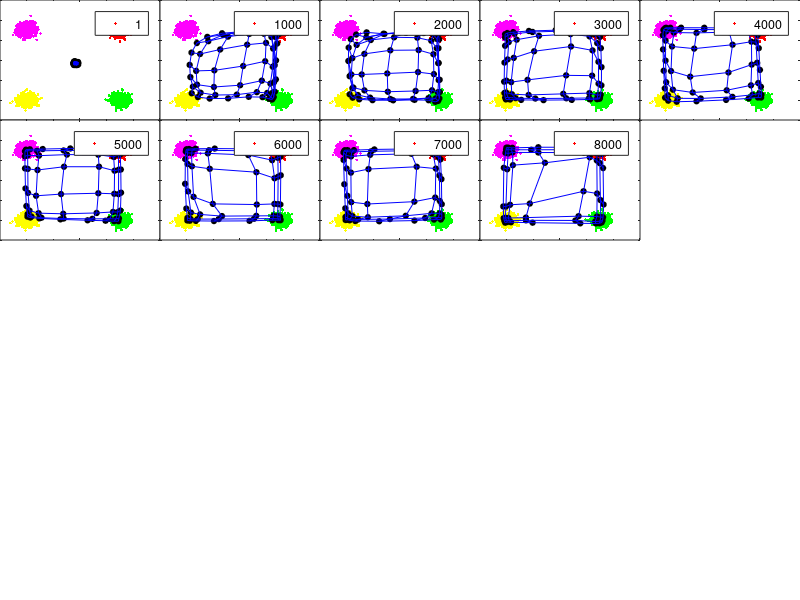
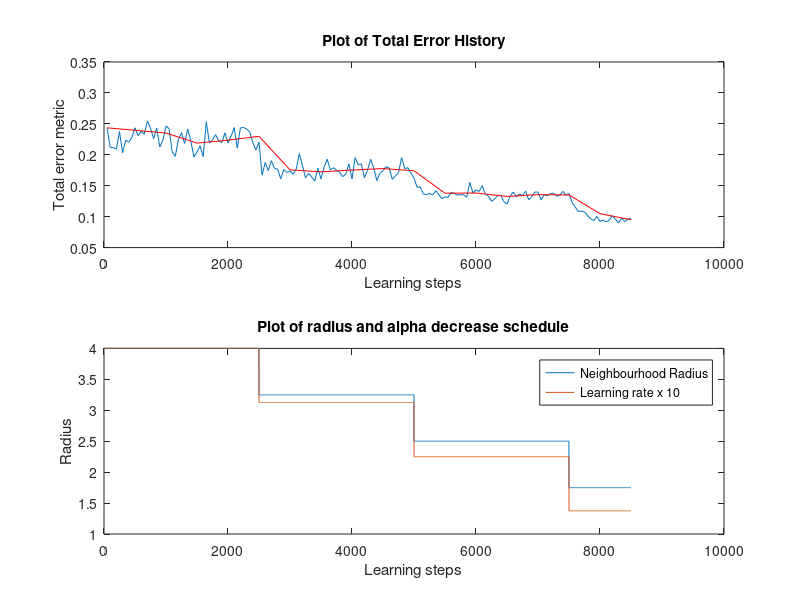

The MATLAB script that drew these images, in order:
% SOM for 2d gaussians
function SOM2
% Prashant Kalvapalle
% Comp 504 HW6 - Base code for all problems
% close 1;
% NOTE : Initial (and final) lattice is a cell representation, In the function it is
% used as a multi-dimensional matrix

latticeSize = [8 8];
initRadius = max(latticeSize)/2; % Initial radius of influence

numIters = 24000; % number of learning steps
alphaI = .4; % learning rate

nEmbedEval = 50; % Evaluating the embedding and topology every nEmbedEval number of learning steps
tolerance = .1;  % Convergence criteria for total error

% Input data entry
dataInput = [createGaussians([2 1000],.1,[7 7]), createGaussians([2 1000],.1,[0 7]), createGaussians([2 1000],.1,[7 0]), createGaussians([2 1000],.1,[0 0]),]; % each COLUMN is a data vector
dI = reshape(dataInput',[],4,2); % resheped to give data classes in columns, and data co-ordinates in 3rd dimension

dimDataInput = size(dataInput,1); % gives the dimensionality of data space
lattice = createInitLattice(dimDataInput,latticeSize, mean(dataInput,2), std(dataInput,0,2)); % weights initialization

% Perform self organization
[finalLattice, stepsToConv, embedding, topology, avgEmbedding, avgTopology, totalError, avTotalError, radius, alpha] = selfOrganize(lattice,dataInput,dI,numIters,initRadius,alphaI,nEmbedEval,tolerance);

% % giving the final weights of the lattice in Cell form
% finalLatticeCell = mat2cell(finalLattice,ones(1,latticeSize(1)),ones(1,latticeSize(2)),2); finalLatticeCell = cellfun(@(x)reshape(x,2,1),finalLatticeCell,'un',0);

%% plotting density plot
% [densityLattice, ~, histoData] = calcDensityLattice(finalLattice,dataInput,size(latticeCell));
% densityLattice = mat2gray(densityLattice);
% figure; imagesc(densityLattice); colormap(flipud(gray)); colorbar; title('Density of Inputs mapped to each Prototype')

%% printing convergence steps
if stepsToConv < numIters
    disp(['SOM Converged in ',num2str(stepsToConv),' steps'])
else
    disp(['Maximum iterations exhausted = ',num2str(stepsToConv),' steps'])
end

%% plotting final prototype configuration w coloured known data classes
% plotFinalMap(dI,finalLattice,stepsToConv)

%% plotting histogram
% plotHistoChart(histoData);

%% plot other things related to embedding
plotErrorStuff(embedding,topology, avgEmbedding, avgTopology, totalError, avTotalError, radius,alpha,stepsToConv)

end


function [finalLattice, stepsToConv, embedding, topology, avgEmbedding, avgTopology, totalError, avTotalError, radiusVec, alphaVec] = selfOrganize(lattice,dataInput,dI,numIters,initRadius,alphaI,nEmbedEval,tolerance)
% the self organizing map steps here
checkLength = 5;

r = (1:size(lattice,1))';c = 1:size(lattice,2);
latticeIndices(:,:,1) = r(:,ones(1,size(lattice,2))); latticeIndices(:,:,2) = c(ones(1,size(lattice,1)),:);  % latticeIndices : holds the i,j indices of the 2d lattice space

% % Initial parameters
% radius = initRadius;
% alpha = alphaI;

% plotting initial weights
plotMappings(dI,lattice,1,1)
dum = 2;

radiusSteps = initRadius:-(initRadius-1)/4:1;
alphaSteps = alphaI:-(alphaI - .05)/4 :.05;

% [~, oldMapData, ~] = calcDensityLattice(lattice,dataInput,size(latticeCell)); % table of the prototype where each data point maps
stepsToConv = numIters;
embedding = ones(6,numIters/nEmbedEval); topology = ones(1,numIters/nEmbedEval); totalError = topology;
avgEmbedding = ones(2,numIters/(nEmbedEval * 10)); avgTopology =  ones(1,numIters/(nEmbedEval * 10)); avTotalError = avgTopology; indexEmbedAvg = 1;
radiusVec = zeros(1,numIters); alphaVec = radiusVec;
progress = 1;

for i = 1:numIters
    %     radius = initRadius; % can do decay here
    %     embedding(:,i) = calcEmbed(dataInput, lattice); embedding(6,i) = i;
    %% Hard coded scheduling of radius and learning rate
%     decayIters = 10000;
%     radius = initRadius * ((i <= decayIters/5) + .8 * (i > decayIters/5 & i <= decayIters/2) + .5 * (i > decayIters/2 & i <= decayIters*.8)+ .2 * (i > decayIters*.8));
%     alpha = alphaI * ((i <= decayIters/10) + .5 * (i > decayIters/10 & i <= decayIters/2.5) + .125 * (i > decayIters/2.5 & i <= decayIters*.8)+ .025 * (i > decayIters*.8));
%     
%     radiusVec(i) = radius; alphaVec(i) = alpha; 
    %% dynamic scheduling of radius and learning rate
    if ~mod(i/(nEmbedEval * 10),checkLength)     
        if totalError(1,indexEmbedAvg) >= .9 * mean(totalError(1,indexEmbedAvg-checkLength + 1:indexEmbedAvg))
            progress = min(progress + 1,5);
        end        
    end
        radiusVec(i) = radiusSteps(progress); radius = radiusVec(i);
        alphaVec(i) = alphaSteps(progress); alpha = alphaVec(i);
  
    %% pick an x (data point) randomly
    x = dataInput(:,randi(size(dataInput,2)));
    
    % find euclidian distances and difference between chosen x and all W's
    differenceMatrix = repmat(reshape(x,1,1,[]),[size(lattice,1),size(lattice,2),1]) - lattice; % a 3D matrix of difference between every weight and x
    distToXMatrix = sqrt(sum((differenceMatrix).^2,3)); % finding norm or eucledian distance
    
    % find the winner = c = [win_row win_col]
    [~, winner] = min(distToXMatrix(:)); [win_row, win_col] = ind2sub(size(distToXMatrix), winner);
    c = [win_row win_col];
    
    % make a neighbourhood function in a matrix
    neighbourhoodFn = makeNeighbourhoodFn(latticeIndices,c,radius);
    
    % update the weights - Learning rule
    lattice = lattice + alpha * repmat(neighbourhoodFn,[1,1,size(differenceMatrix,3)]) .* differenceMatrix;
    
    % Calculate embedding every nEmbedEval (~100) steps
    if mod(i,nEmbedEval) == 0
        indexEmbed = i/nEmbedEval;
        embedding(1:5,indexEmbed) = calcEmbed(dataInput, lattice); embedding(6,indexEmbed) = i;
        topology(1,indexEmbed)  = calcTopology(lattice,dataInput); 
        totalError(1,indexEmbed) = (embedding(1,indexEmbed) + topology(1,indexEmbed))/2;
    end
    
    % Averaging embedding every 10 data points (~1000 steps)
    if mod(i,nEmbedEval * 10) == 0
        indexEmbedAvg = i/(nEmbedEval * 10) + 1;
        avgEmbedding(1,indexEmbedAvg) = mean(embedding(1,indexEmbed - 9:indexEmbed)); avgEmbedding(2,indexEmbedAvg) = i;
        avgTopology(1,indexEmbedAvg)  = mean(topology(1,indexEmbed - 9:indexEmbed));  
        avTotalError(1,indexEmbedAvg) = (avgEmbedding(1,indexEmbedAvg) + avgTopology(1,indexEmbedAvg))/2; 
    end
    
    % making plots at particular learning steps as defined in the vector
%     if sum(i == [decayIters/10 decayIters/2 decayIters])
     if ~mod(i,1000)   
        % Plot the mapping and input data
        plotMappings(dI,lattice,i,dum)
        dum = dum + 1;
    end
    
    if avTotalError(1,indexEmbedAvg) < tolerance        
        embedding = embedding(:,totalError < 1); topology = topology(:,totalError < 1); totalError = totalError(totalError < 1);
        avgEmbedding = avgEmbedding(:,avTotalError < 1); avgTopology = avgTopology(:,avTotalError < 1); avTotalError = avTotalError(avTotalError < 1);
        radiusVec = radiusVec(radiusVec > 0); alphaVec = alphaVec(alphaVec > 0);
        stepsToConv = i;
        break
    end
end
finalLattice = lattice;
avgEmbedding(1,1) = embedding(1,1); avgEmbedding(2,1) = embedding(6,1);
avgTopology(1,1)  = topology(1,1);
avTotalError(1,1) = totalError(1,1);
end


function topologyMetric  = calcTopology(lattice,dataInput)
% calculates the neighbourhood of top two winners for some randomly sampled data points
% densityLattice = zeros(sizeOflatticeCell);
% histoData = zeros([sizeOflatticeCell,4]);
% seq = [ones(1,1000) 2*ones(1,1000) 3*ones(1,1000) 4*ones(1,1000)];
nPointsEval = .1 * size(dataInput,2); % what % of points to select to look at 

topologyMetric = 0; % mapData = zeros([2 size(dataInput,2)]);
randomizedDataInput = dataInput(:,randperm(size(dataInput,2)));

for i = 1:nPointsEval
    x = randomizedDataInput(:,i);
    
    % find euclidian distances and difference between chosen x and all W's
    differenceMatrix = repmat(reshape(x,1,1,[]),[size(lattice,1),size(lattice,2),1]) - lattice; % a 3D matrix
    distToXMatrix = sqrt(sum((differenceMatrix).^2,3)); % a 2D matrix for euclidian distances to x
    
    % find the winner = c = [win_row win_col]
    [~, winner] = min(distToXMatrix(:)); [win_row, win_col] = ind2sub(size(distToXMatrix), winner);
    c = [win_row win_col];
    
    % finding second winner
    distToXMatrix(c(1),c(2)) = inf;
    [~, winner2] = min(distToXMatrix(:)); [win2_row, win2_col] = ind2sub(size(distToXMatrix), winner2);
    c2 = [win2_row win2_col];
    topologyMetric = topologyMetric + (norm(abs(c - c2)) > sqrt(2));
    
%     % update the density lattice
%     densityLattice(c(1),c(2)) = densityLattice(c(1),c(2)) + 1;
%     mapData(:,i) = [win_row win_col];
%     histoWrite = ([1 0 0 0] * (i <= 1000) + [0 1 0 0] * (i > 1000 & i <= 2000) + [0 0 1 0] * (i > 2000 & i <= 3000) + [0 0 0 1] * (i > 3000 & i <= 4000));
%     histoData(c(1),c(2),:) = histoData(c(1),c(2),:) + (reshape(histoWrite,1,1,[]));
end
topologyMetric = topologyMetric/nPointsEval;
end


function neighbourhoodFn = makeNeighbourhoodFn(latticeIndices,c,radius)

distNeighbour = sum(abs(latticeIndices - repmat(reshape(c,1,1,[]),[size(latticeIndices,1),size(latticeIndices,2),1])),3); % Manhattan distance metric for the neighbourhood function
% EqDistNeighbour = sqrt(sum((latticeIndices - reshape(c,1,1,[])).^2,3)); % eucleidian distance metric for the neighbourhood function
neighbourhoodFn = exp(-((distNeighbour)./(radius)).^2);

end


function lattice = createInitLattice(dimDataInput,latticeSize, dataMean, dataSD)
% creates random weight vectors in a 3d matrix

meanMatrix = repmat(reshape(dataMean,1,1,[]),latticeSize);
sdMatrix = repmat(reshape(dataSD/10,1,1,[]),latticeSize);

lattice = rand([latticeSize dimDataInput]) .* sdMatrix + meanMatrix;
end


function x1 = createGaussians(dim,var,mean)
% creates a normal random vector with dim dimension. mean of first 2
% dimensions set by [mean1 mean2]
x1 = sqrt(var)*randn(dim(1),dim(2));
% x1=detrend(x1);
x1(1,:) = x1(1,:) + repmat(mean(1),[1,size(x1,2)]);
x1(2,:) = x1(2,:) + repmat(mean(2),[1,size(x1,2)]);
end


function embedding = calcEmbed(dataInput, lattice)
linearLattice = reshape(lattice,size(dataInput,1),[]);
mData = mean(dataInput,2);
vData = var(dataInput,0,2);
mProt = mean(linearLattice,2);
vProt = var(linearLattice,0,2);
embedding = [mData vData mProt vProt]'; embedding = mean(embedding,2);
% embedding = [(1 - mean(mProt./mData) + 1 - mean(vProt./vData))/2; embedding];
embedding = [ 1 - mean(vProt./vData); embedding];

end


function plotHistoChart(histoData)
figure;
m = size(histoData,1); n = size(histoData,2);
p = 1;
for j = 1:n
    for i = 1:m
        ax = axes('position',[(i-1)/m (n-j)/n 1/m 1/n]); hold on;
        hiss = reshape(histoData(i,j,:),1,4);
        colors = {'r', 'm', 'g', 'y'};
        % Plots different bars for each data type
        for k = 1:numel(hiss)
            bar(ax,k, hiss(k),colors{k});
        end
        ylim([0 200]);
        set(ax,'YTickLabel',[]);set(ax,'XTickLabel',[]);
        set(ax,'Box','on')
        %         set(gca,'Visible','off');
        %         set(gca,'position',[i/m (n-j)/n 1/m 1/n])
        p = p + 1;
        
    end
end
end

% function plotMappings(dI,lattice,i,dum)
% % Plot the mapping and input data in one subplot
% figure(1); subplot(2,2,dum);
% hold on;
% plot(dI(:,1,1),dI(:,1,2),'r.');  plot(dI(:,2,1),dI(:,2,2),'m.');  plot(dI(:,3,1),dI(:,3,2),'g.');  plot(dI(:,4,1),dI(:,4,2),'y.');
% plot(lattice(:,:,1),lattice(:,:,2),'ko','MarkerFaceColor','k','MarkerSize',4);
% plot(lattice(:,:,1),lattice(:,:,2),'b-'); plot(lattice(:,:,1)',lattice(:,:,2)','b-');
% xlabel('First data dimension'); ylabel('Second data dimension'); title(['',num2str(i),' Learning Steps'])
% % legend('Input data1','Input data2','Input data3','Input data4','Prototype vectors')
% 
% end

function plotMappings(dI,lattice,iter,dum)
% Plot the mapping and input data in one subplot
figure(1); 
r = 5; c = 5; 
i = ceil(dum/c); j = mod(dum - 1,c); % i = y axis (row) ; j = x axis (column)
% subplot(2,2,dum);
ax = axes('position',[(j)/c (r-i)/r 1/r 1/c]);
hold on;
plot(dI(:,1,1),dI(:,1,2),'r.');  plot(dI(:,2,1),dI(:,2,2),'m.');  plot(dI(:,3,1),dI(:,3,2),'g.');  plot(dI(:,4,1),dI(:,4,2),'y.');
plot(lattice(:,:,1),lattice(:,:,2),'ko','MarkerFaceColor','k','MarkerSize',4);
plot(lattice(:,:,1),lattice(:,:,2),'b-'); plot(lattice(:,:,1)',lattice(:,:,2)','b-');
legend(num2str(iter))
% xlabel('First data dimension'); ylabel('Second data dimension'); title(['',num2str(iter),' Learning Steps'])
% legend('Input data1','Input data2','Input data3','Input data4','Prototype vectors')
set(ax,'YTickLabel',[]);set(ax,'XTickLabel',[]); set(ax,'Box','on')
end


function plotFinalMap(dI,finalLattice,stepsToConv)
% plotting final prototype configuration w coloured known data classes
figure;
hold on;
plot(dI(:,1,1),dI(:,1,2),'r.');  plot(dI(:,2,1),dI(:,2,2),'m.');  plot(dI(:,3,1),dI(:,3,2),'g.');  plot(dI(:,4,1),dI(:,4,2),'y.');
plot(finalLattice(:,:,1),finalLattice(:,:,2),'ko','MarkerFaceColor','k','MarkerSize',4);
plot(finalLattice(:,:,1),finalLattice(:,:,2),'b-'); plot(finalLattice(:,:,1)',finalLattice(:,:,2)','b-');
xlabel('First data dimension'); ylabel('Second data dimension'); title(['Plot of prototypes in input space: Final after ',num2str(stepsToConv),' Learning Steps'])
legend('Input data1','Input data2','Input data3','Input data4','Prototype vectors')
end

function plotErrorStuff(embedding,topology,avgEmbedding,avgTopology, totalError, avTotalError,radius,alpha,stepsToConv)

%% plotting Mean and variance changes along with decrease schedules
% figure(3);
% subplot(2,2,1); plot(embedding(6,:), embedding([3,5],:)); xlabel('Learning steps'); ylabel('Embedding metric'); title('Plot of Variance embedding'); legend('VarianceData','VariancePrototype')
% subplot(2,2,2); plot(embedding(6,:), embedding([2,4],:)); xlabel('Learning steps'); ylabel('Embedding metric'); title('Plot of Mean embedding'); legend('meanData','meanPrototype')
% decayIters = 10000;
% % radius = zeros(1,numIters); alpha = radius;
% % for i = 1:numIters
% %     radius(i) = initRadius * ((i <= decayIters/5) + .8 * (i > decayIters/5 & i <= decayIters/2) + .5 * (i > decayIters/2 & i <= decayIters*.8)+ .2 * (i > decayIters*.8));
% %     alpha(i) = alphaI * ((i <= decayIters/10) + .5 * (i > decayIters/10 & i <= decayIters/2.5) + .125 * (i > decayIters/2.5 & i <= decayIters*.8)+ .025 * (i > decayIters*.8));
% % end
% subplot(2,2,3); plot(1:stepsToConv, radius); xlabel('Learning steps'); ylabel('Radius'); title('Plot of radius decrease schedule');
% subplot(2,2,4); plot(1:stepsToConv, alpha); xlabel('Learning steps'); ylabel('alpha'); title('Plot of alpha decrease schedule');
% 
% %% plotting embedding and topology history
% % avEmbed = movmean(embedding(1,:),10);
% % avTopo = movmean(topology(1,:),10); 
% 
% figure;
% subplot(3,1,1);
% plot(embedding(6,:), embedding(1,:)); xlabel('Learning steps'); ylabel('Embedding error metric'); title('Plot of Embedding History')
% hold on; plot(avgEmbedding(2,:), avgEmbedding(1,:),'r');
% subplot(3,1,2);
% plot(embedding(6,:), topology(1,:)); xlabel('Learning steps'); ylabel('Topology error metric'); title('Plot of Topology History')
% hold on; plot(avgEmbedding(2,:), avgTopology,'r');
% subplot(3,1,3);
% plot(1:stepsToConv, radius); xlabel('Learning steps'); ylabel('Radius'); title('Plot of radius and alpha decrease schedule');
% hold on; plot(1:stepsToConv, 10 * alpha); legend('Neighbourhood Radius','Learning rate x 10');

%% plotting sum of embedding and topology

figure;
subplot(2,1,1);
plot(embedding(6,:), totalError); xlabel('Learning steps'); ylabel('Total error metric'); title('Plot of Total Error History')
hold on; plot(avgEmbedding(2,:), avTotalError,'r');
subplot(2,1,2);
plot(1:stepsToConv, radius); xlabel('Learning steps'); ylabel('Radius'); title('Plot of radius and alpha decrease schedule');
hold on; plot(1:stepsToConv, 10 * alpha); legend('Neighbourhood Radius','Learning rate x 10');

end
